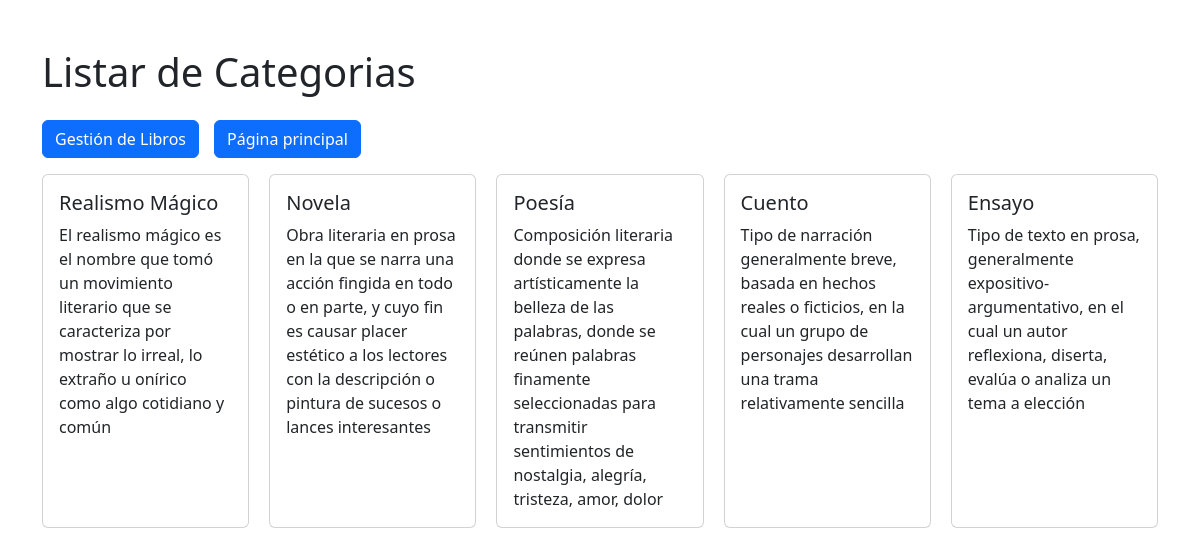
The app's page /libros/categorias with its own data.
### libros/models.py (models this page shows, shortened)
class Categoria(models.Model):
    nombre=models.CharField(max_length=150)
    descripcion=models.CharField(max_length=250,default='', null=True, blank=True)

### libros/views.py (the view)
# urls.py: path('categorias',views.listarcategorias,name='listarcategorias'),
def listarcategorias(request):
    query=models.Categoria.objects.all()
    context={'categorias': query}
    return render(request, 'libros/listarcategorias.html', context)

### libros/templates/libros/listarcategorias.html
{% extends 'core/base.html' %}
{% block title %}
    <h1>Listar de Categorias</h1>
{% endblock title %}
{% block content %}
<div style="display: flex;gap: 15px;" class="py-3 ">
    <div class="">
        <a class="btn btn-primary" href='{% url 'libros:home' %}'>Gestión de Libros</a>
    </div>
    <div class="">
        <a class="btn btn-primary" href='{% url 'core:home' %}'>Página principal</a>
    </div>
</div>
<div style="display: flex; gap: 20px;">
    {% for categoria in categorias  %}
        <div class="card" style="width: 18rem;">
            <div class="card-body">
                <h5 class="card-title">{{categoria.nombre}}</h5>
                <p class="card-text">{{categoria.descripcion}}</p>
            </div>
        </div>
    {% endfor %}
</div>
{% endblock content %}

### records on screen
Categoria: nombre "Realismo Mágico", descripcion "El realismo mágico es el nombre que tomó un movimiento literario que se caracteriza por mostrar lo irreal, lo extraño u onírico como algo cotidiano y común"
Categoria: nombre "Novela", descripcion "Obra literaria en prosa en la que se narra una acción fingida en todo o en parte, y cuyo fin es causar placer estético a los lectores con la descripción o pintura de sucesos o lances interesantes"
Categoria: nombre "Poesía", descripcion "Composición literaria donde se expresa artísticamente la belleza de las palabras, donde se reúnen palabras finamente seleccionadas para transmitir sentimientos de nostalgia, alegría, tristeza, amor, dolor"
Categoria: nombre "Cuento", descripcion "Tipo de narración generalmente breve, basada en hechos reales o ficticios, en la cual un grupo de personajes desarrollan una trama relativamente sencilla"
Categoria: nombre "Ensayo", descripcion "Tipo de texto en prosa, generalmente expositivo-argumentativo, en el cual un autor reflexiona, diserta, evalúa o analiza un tema a elección"
